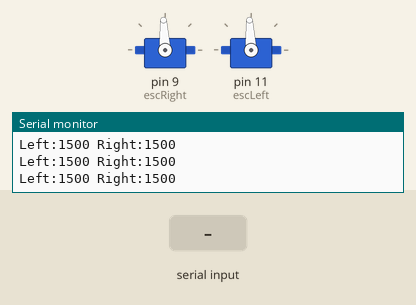
Recording of a sketch running on a simulated Arduino Uno, built with avr-gcc and run on an emulated ATmega328P. Shown: 2 × servo, the last lines printed to the serial monitor. The inputs (shaded band) are chosen by the test bench.

Above: at 7.2 s.
7.3 s: "90 45\n" received over Serial
At 8.92 s:
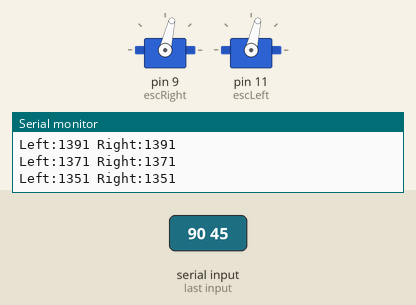
10.3 s: "5\n" received over Serial
At 10.79 s:
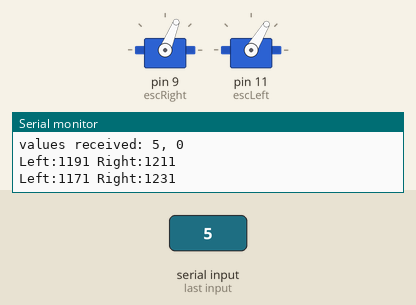
13.3 s: "0\n" received over Serial
At 13.37 s:
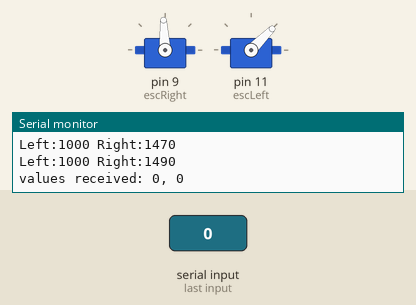
16.3 s: "90\n" received over Serial
Timing chart, 0 to 20.3 s (numbered marks = the images above; inputs shaded):
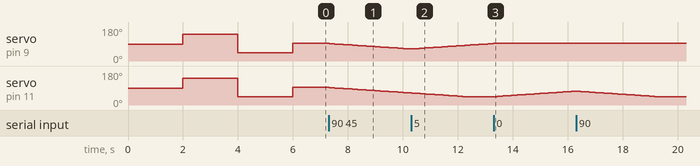

The sketch:

motor_brushless_advance.ino
```cpp
#include <Servo.h>

#define MOVE 1
#define STOP 2
#define DEBUG true
#define DEBUG_INTERVAL 200

Servo escRight;
Servo escLeft;

int state = STOP;

String inputString = "";       //String with the velocity of left motor and right motor ["vLeft", "vRight"]

int currentVLeft = 1500;
int currentVRight = 1500;
int targetVLeft = 1500;
int targetVRight = 1500;

String targetVLeftString;
String targetVRightString;

unsigned long lastDebugTime = 0;
unsigned long lastMoveTime = 0;


void moveMotors(){
  escLeft.writeMicroseconds(currentVLeft);
  escRight.writeMicroseconds(currentVRight);


  /*Serial.print("muevo motor izquierdo:");
  Serial.println(currentVLeft);
  Serial.print("muevo motor derecho");
  Serial.println(currentVRight);*/
}

void displayDebug() {
  if (!DEBUG) return;
  unsigned long now = millis();
  if (now - lastDebugTime < DEBUG_INTERVAL) return;
  lastDebugTime = now;

  Serial.print("Left:");
  Serial.print(currentVLeft);
  Serial.print(" Right:");
  Serial.println(currentVRight);
}


void smoothOperator(){
  if(currentVLeft!=targetVLeft || currentVRight!=targetVRight){
    unsigned long now = millis();
    if (now - lastMoveTime >= 10) {
      lastMoveTime = now;
      if (currentVLeft < targetVLeft) currentVLeft++;
      else if (currentVLeft > targetVLeft) currentVLeft--;

      if (currentVRight < targetVRight) currentVRight++;
      else if (currentVRight > targetVRight) currentVRight--;
      }
  }
  moveMotors();
}

void handleSerialCommand() {
  if (Serial.available()) {
    inputString = Serial.readStringUntil('\n');
    getValues();
    targetVLeft = targetVLeftString.toInt();
    targetVRight = targetVRightString.toInt();
    Serial.print("values received: ");
    Serial.print(targetVLeft);
    Serial.print(", ");
    Serial.println(targetVRight);
    checkData();
  }
}

void getValues(){
   // --- Split command and value ---
  int spaceIndex = inputString.indexOf(' ');
  targetVLeftString = (spaceIndex == -1) ? inputString : inputString.substring(0, spaceIndex);
  targetVRightString = (spaceIndex == -1) ? "" : inputString.substring(spaceIndex + 1);

}

void checkData(){
  if(targetVLeft == 0){
    targetVLeft = 1500;
  }else {
     targetVLeft = constrain(targetVLeft, 1000, 2000);
  }
  if(targetVRight==0){
    targetVRight = 1500;
  }else{
     targetVRight = constrain(targetVRight, 1000, 2000);
  }
}

void setup() {
  /*
  */
  escRight.attach(9); // ESC signal on pin 9
  escLeft.attach(11);

  Serial.begin(9600);
  Serial.println("Starting ESC calibration...");
  delay(2000);
  // ESC calibration (optional but recommended)
  escRight.writeMicroseconds(2000);  // max throttle
  escLeft.writeMicroseconds(2000);
  delay(2000);
  escRight.writeMicroseconds(1000);  // min throttle
  escLeft.writeMicroseconds(1000);
  delay(2000);
  Serial.println("Calibration done!");

  Serial.println("initial value: 1500");

  /*
  Serial.begin(9600);
  Serial.println("Iniciado...");
  delay(2000);
  */

}

void loop() {
  switch (state){
    case MOVE:
      handleSerialCommand();
      smoothOperator();
      displayDebug();
      break;
    case STOP:
      targetVLeft = 1500;
      targetVRight = 1500;
      state = MOVE;
      displayDebug();
      break;
  }
}
```

Measured:
- after the input at 7.3 s, servo on pin 9 (escRight), servo on pin 11 (escLeft): moves from 93° to 64° over 2.9 s, starting at once
- after the input at 13.3 s, servo on pin 11 (escLeft): moves from 44° to 73° over 2.9 s, starting at once
